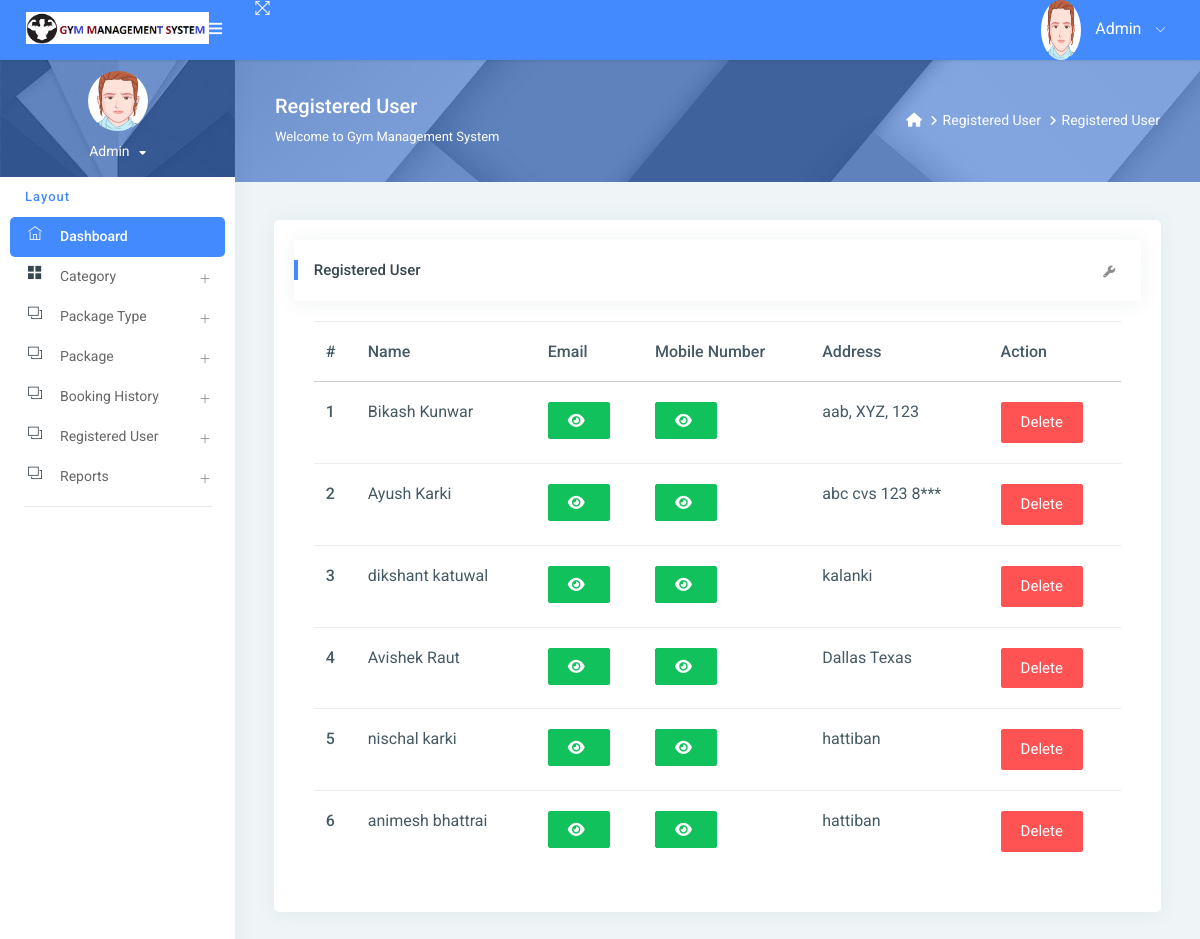
The page /reg_user/ (signed in) on the database its author committed.
### gym/models.py (models this page shows, shortened)
class Signup(models.Model):
    user = models.ForeignKey(User, on_delete=models.CASCADE, null=True)
    mobile = models.CharField(max_length=15, null=True)
    state = models.CharField(max_length=150, null=True)
    city = models.CharField(max_length=150, null=True)
    address = models.CharField(max_length=200, null=True)
    creationdate = models.DateTimeField(auto_now_add=True)

### gym/views.py (the view)
# urls.py: path('reg_user/', reg_user, name="reg_user"),
@login_required(login_url='/admin_login/')
def reg_user(request):
    data = Signup.objects.all()
    d = {'data': data}
    return render(request, "admin/reg_user.html", locals())

### gym/templates/admin/reg_user.html (shortened to what this page needs)
{% extends 'admin_base.html' %}
{% load static %}
{% block main %}
<link rel="stylesheet" href="https://cdnjs.cloudflare.com/ajax/libs/font-awesome/6.2.0/css/all.min.css" />
<div class="page-header">
    <div class="page-block">
        <div class="row align-items-center">
            <div class="col-md-8">
                <div class="page-header-title">
                    <h5 class="m-b-10">Registered User</h5>
                    <p class="m-b-0">Welcome to Gym Management System</p>
                </div>
            </div>
            <div class="col-md-4">
                <ul class="breadcrumb-title">
                    <li class="breadcrumb-item">
                        <a href="{% url 'admin_home' %}"> <i class="fa fa-home"></i> </a>
                    </li>
                    <li class="breadcrumb-item"><a href="">Registered User</a>
                    </li>
                    <li class="breadcrumb-item"><a href="">Registered User</a>
                    </li>
                </ul>
            </div>
        </div>
    </div>
</div>
<div class="pcoded-inner-content">
    <div class="main-body">
        <div class="page-wrapper">
            <div class="page-body">
                <div class="row">
                    <div class="col-md-12">
                        <div class="card">
                            <div class="card-block">
                                <div class="card-header">
                                    <h5> Registered User</h5>
                                    <div class="card-header-right">
                                        <ul class="list-unstyled card-option">
                                            <li><i class="fa fa fa-wrench open-card-option"></i></li>
                                        </ul>
                                    </div>
                                </div>
                                <div class="card-block table-border-style">
                                    <div class="table-responsive">
                                        <table class="table">
                                            <thead>
                                            <tr>
                                                <th>#</th>
                                                <th>Name</th>
                                                <th>Email</th>
                                                <th>Mobile Number</th>
                                                <th>Address</th>
                                                <th>Action</th>
                                            </tr>
                                            </thead>
                                            <tbody>
                                            {% for i in data %}
                                            <tr>
                                                <th scope="row">{{forloop.counter}}</th>
                                                <td>{{i.user.first_name}} {{i.user.last_name}}</td>
                                                 <td><span id="email-{{forloop.counter}}" class="password">{{i.user.username}}</span>
                                                     <button type="button" class="btn btn-success" id="email-btn-{{forloop.counter}}" onclick="togglePassword('email-{{forloop.counter}}', this.id)"><i class="fa fa-eye"></i></button>
                                                 </td>
                                                 <td>
                                                    <button type="button" class="btn btn-success" id="mobile-btn-{{forloop.counter}}" onclick="togglePassword('mobile-{{forloop.counter}}', this.id)"><i class="fa fa-eye"></i></button>
                                                  </td>
                                                <td>{{i.address}}</td>
                                                <td>
                                                    <a href="{% url 'delete_user' i.id %}"
                                                       onclick="return confirm('Are you sure to Delete')"
                                                       class="btn btn-danger">Delete</a>
                                                </td>
                                            </tr>
                                            {% endfor %}
                                            </tbody>
                                        </table>
                                    </div>
                                </div>
                            </div>
                        </div>
                    </div>
                </div>
            </div>
        </div>
    </div>
</div>
{% endblock %}

### gym/templates/admin/reg_user.html (style rules this page uses)
.table-responsive { font-size:11px; }
td { padding:0px; }

### rows shown on the page
Signup: user.first_name "Bikash", user.last_name "Kunwar", address "aab, XYZ, 123"
Signup: user.first_name "Ayush", user.last_name "Karki", address "abc cvs 123 8***"
Signup: user.first_name "dikshant", user.last_name "katuwal", address "kalanki"
Signup: user.first_name "Avishek", user.last_name "Raut", address "Dallas Texas"
Signup: user.first_name "nischal", user.last_name "karki", address "hattiban"
Signup: user.first_name "animesh", user.last_name "bhattrai", address "hattiban"
